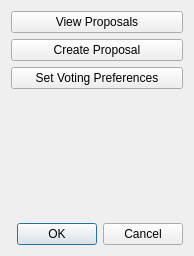
<?xml version="1.0" encoding="UTF-8"?>
<ui version="4.0">
 <class>VotingDialog</class>
 <widget class="QDialog" name="VotingDialog">
  <property name="geometry">
   <rect>
    <x>0</x>
    <y>0</y>
    <width>194</width>
    <height>256</height>
   </rect>
  </property>
  <property name="windowTitle">
   <string>Tedcoin Voting System</string>
  </property>
  <layout class="QVBoxLayout" name="verticalLayout">
   <item>
    <widget class="QPushButton" name="button_ViewProposals">
     <property name="text">
      <string>View Proposals</string>
     </property>
    </widget>
   </item>
   <item>
    <widget class="QPushButton" name="button_CreateProposal">
     <property name="text">
      <string>Create Proposal</string>
     </property>
    </widget>
   </item>
   <item>
    <widget class="QPushButton" name="button_SetVotes">
     <property name="text">
      <string>Set Voting Preferences</string>
     </property>
    </widget>
   </item>
   <item>
    <spacer name="verticalSpacer">
     <property name="orientation">
      <enum>Qt::Vertical</enum>
     </property>
     <property name="sizeHint" stdset="0">
      <size>
       <width>20</width>
       <height>103</height>
      </size>
     </property>
    </spacer>
   </item>
   <item>
    <widget class="QDialogButtonBox" name="buttonBox">
     <property name="orientation">
      <enum>Qt::Horizontal</enum>
     </property>
     <property name="standardButtons">
      <set>QDialogButtonBox::Cancel|QDialogButtonBox::Ok</set>
     </property>
    </widget>
   </item>
  </layout>
 </widget>
 <resources/>
 <connections>
  <connection>
   <sender>buttonBox</sender>
   <signal>accepted()</signal>
   <receiver>VotingDialog</receiver>
   <slot>accept()</slot>
   <hints>
    <hint type="sourcelabel">
     <x>248</x>
     <y>254</y>
    </hint>
    <hint type="destinationlabel">
     <x>157</x>
     <y>274</y>
    </hint>
   </hints>
  </connection>
  <connection>
   <sender>buttonBox</sender>
   <signal>rejected()</signal>
   <receiver>VotingDialog</receiver>
   <slot>reject()</slot>
   <hints>
    <hint type="sourcelabel">
     <x>316</x>
     <y>260</y>
    </hint>
    <hint type="destinationlabel">
     <x>286</x>
     <y>274</y>
    </hint>
   </hints>
  </connection>
 </connections>
</ui>
